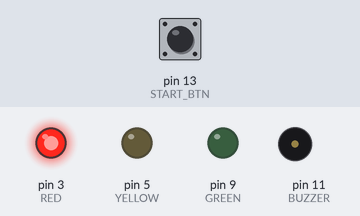
The sketch below on a simulated Arduino Uno, built with avr-gcc and run on an emulated ATmega328P. Parts: output pins drawn as LEDs (lit = HIGH), buzzer (waves = sounding, pin HIGH). Inputs (shaded band) come from the test bench; at power-on: pin 13 (START_BTN) LOW.

Above: at 5.2 s.
5.3 s: pin 13 (START_BTN) pulled HIGH for 0.15 s
At 6.2 s:
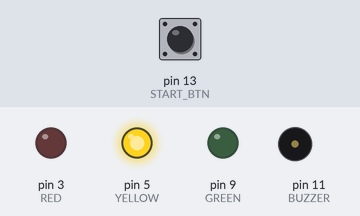
8.4 s: pin 13 (START_BTN) pulled HIGH for 1 s
At 9.5 s:
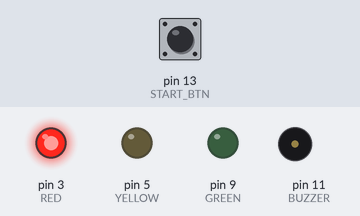
10.9 s: pin 13 (START_BTN) pulled HIGH for 3.2 s
At 13.0 s:
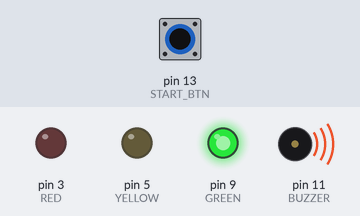
Timing chart, 0 to 14.7 s (numbered marks = the images above; inputs shaded):
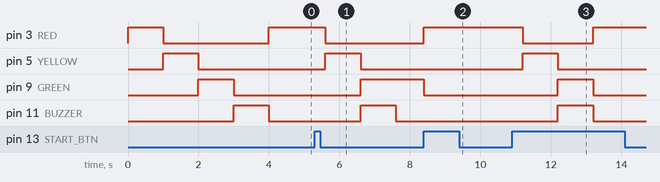

The sketch:

starter_light.ino
```cpp
// Mad Max Competition Starter Light
// Uses tower light: https://www.adafruit.com/product/2993
// Wire as such: https://learn.adafruit.com/rgb-led-strips/usage
// Add a start button to pin 13

// NOTE: These are all set to PWM pins.  Not a requirement
const int BUZZER = 11;
const int GREEN = 9;
const int YELLOW = 5;
const int RED = 3;
const int START_BTN = 13;

int start_race = false;
int countdown_done = true;
int btn_state = 0;

void setup() {
  pinMode(BUZZER, OUTPUT);
  pinMode(GREEN, OUTPUT);
  pinMode(YELLOW, OUTPUT);
  pinMode(RED, OUTPUT);
  pinMode(START_BTN, INPUT);

  testrun();
  digitalWrite(RED, HIGH);
}

// 1 sec test of each light and buzzer
void testrun() {
  digitalWrite(RED, HIGH);
  delay(1000);
  digitalWrite(RED, LOW);
   digitalWrite(YELLOW, HIGH);
  delay(1000);
  digitalWrite(YELLOW, LOW);
   digitalWrite(GREEN, HIGH);
  delay(1000);
  digitalWrite(GREEN, LOW);
  digitalWrite(BUZZER, HIGH);
  delay(1000);
  digitalWrite(BUZZER, LOW);
}

// Does the countdown
void go() {
  if (!countdown_done) {
    return;
  }
  countdown_done = false;
  start_race = true;
  digitalWrite(YELLOW, LOW);
  digitalWrite(GREEN, LOW);
  digitalWrite(BUZZER, LOW);
  delay(300);
  digitalWrite(RED, LOW);
  digitalWrite(YELLOW, HIGH);
  delay(1000);
  digitalWrite(YELLOW, LOW);
  digitalWrite(GREEN, HIGH);
  digitalWrite(BUZZER, HIGH);
  delay(1000);
  digitalWrite(BUZZER, LOW);
  countdown_done = true;
}

// Race waiting (red light only)
void stop_race() {
  start_race = false;
  digitalWrite(YELLOW, LOW);
  digitalWrite(GREEN, LOW);
  digitalWrite(BUZZER, LOW);
  digitalWrite(RED, HIGH);
  delay(2000); // 2 second delay (for debounce)
}

void loop() {
  btn_state = digitalRead(START_BTN);
  if(btn_state == HIGH) {  // Protoshield pulled high by default
   if (start_race) {
    stop_race();
   } else {
    go();
   }
  }
}
```

Measured:
- after the input at 5.3 s, pin 3 (RED): HIGH → LOW after 0.30 s; pin 5 (YELLOW): LOW → HIGH after 0.30 s, → LOW 1.0 s later; pin 9 (GREEN): LOW → HIGH after 1.3 s; pin 11 (BUZZER): LOW → HIGH after 1.3 s, → LOW 1.0 s later
- after the input at 8.4 s, pin 3 (RED): LOW → HIGH at once; pin 9 (GREEN): HIGH → LOW at once
- after the input at 10.9 s, pin 3 (RED): HIGH → LOW after 0.30 s, → HIGH 2.0 s later; pin 5 (YELLOW): LOW → HIGH after 0.30 s, → LOW 1.0 s later; pin 9 (GREEN), pin 11 (BUZZER): LOW → HIGH after 1.3 s, → LOW 1.0 s later
